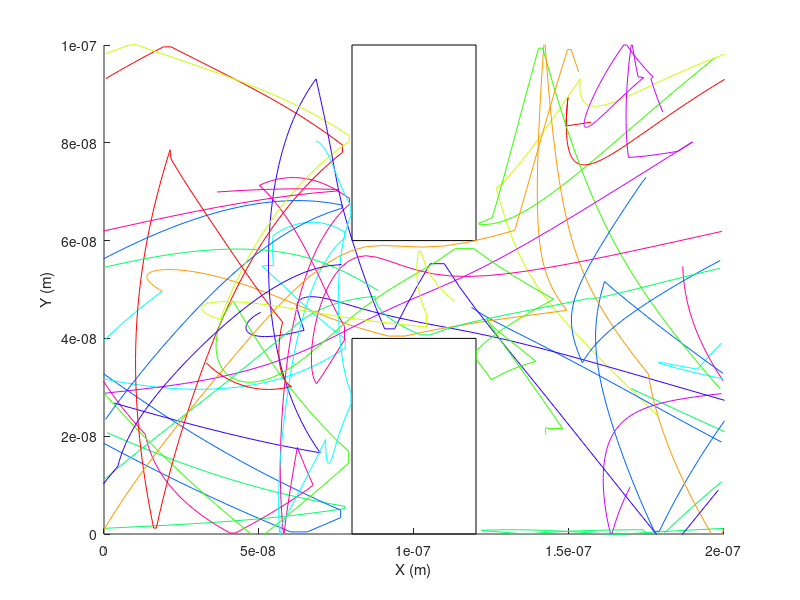
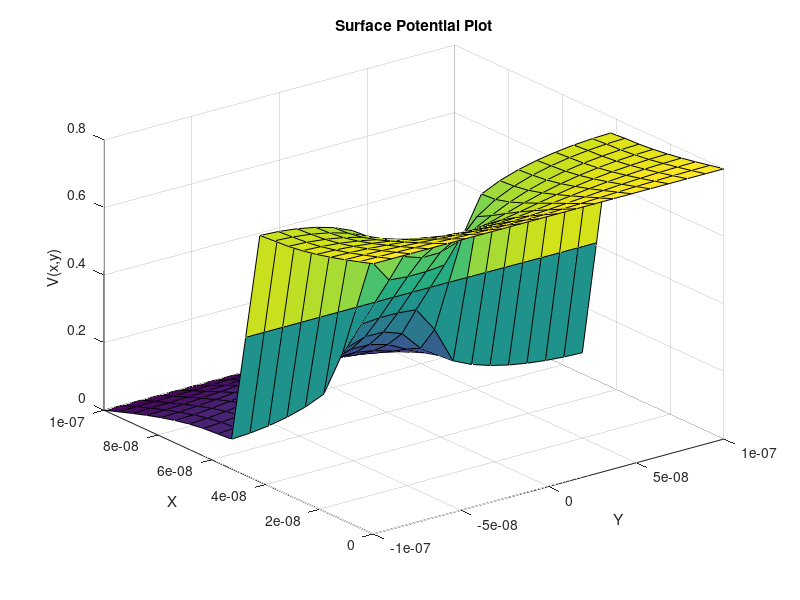
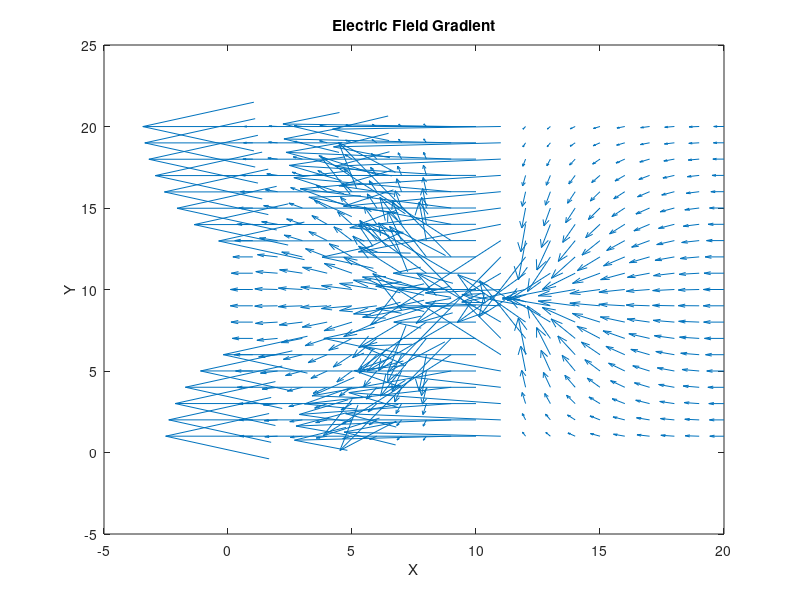

Reproduce these figures in MATLAB, in order. (Note: this script raises an error after producing the figures.)
clear
m0 = 9.1093837015E-31;
mn = 0.26*m0;
T = 300;
kB = 1.38064852E-23;
tmn = 0.2E-12;
q = 1.60217662E-19;

vth = ((2*kB*T)/mn)^0.5; %thermal velocity

mfp = vth*tmn; %mean free path

v = vth;

Vx = 0.8;

xmax = 200E-9; %max positions
L =xmax;
ymax = 100E-9;
W = ymax;

Np = 10000; % # particles, want 1000-10000
Nplot = 10;

Px = xmax*rand(Np,1);
vx = v*(randn(Np,1)-0.5);
% vacc = sqrt((2*q*V)/mn);

Py = ymax*rand(Np,1);
vy = v*(randn(Np,1)-0.5); %initial velocities

n = 1E19; % electron concentration in m^−2
A = xmax*ymax; % cross-sectional area in m^2
% I = n*A*vx*q; % drift current calculation

dt = 0.01*(ymax/v); %time step

tstop = 200; %simulation time

I = zeros(tstop,1);

Ppx = Px; %previous postions
Ppy = Py;


figure(1)
xlabel('X (m)')
ylabel('Y (m)')
hold on
axis([0 xmax 0 ymax]);


b1 = 1; %turning on regular box
b2 = 0; %turning on more narrow box
b3 = 0; %turning on most narrow box

if b1 == 1
    bb1 = rectangle('Position',[0.8E-7,0,0.4E-7,0.4E-7]); %box1 position (bottom)
    tb1 = rectangle('Position',[0.8E-7,0.6E-7,0.4E-7,0.4E-7]); %box1 position (top)
    
    inbox = Px > 0.8E-7 & Px < 1.2E-7 & (Py < 0.4E-7 | Py > 0.6E-7);
    while sum(inbox) > 0
        Px(inbox) = rand(sum(inbox),1)*xmax;
        Py(inbox) = rand(sum(inbox),1)*ymax;
        inbox = Px > 0.8E-7 & Px < 1.2E-7 & (Py < 0.4E-7 | Py > 0.6E-7);
    end
end

if b2 == 1
    bb2 = rectangle('Position',[0.8E-7,0,0.4E-7,0.45E-7]); %box2 position (bottom)
    tb2 = rectangle('Position',[0.8E-7,0.55E-7,0.4E-7,0.45E-7]); %box2 position (top)
    
    inbox = Px > 0.8E-7 & Px < 1.2E-7 & (Py < 0.45E-7 | Py > 0.55E-7);
    while sum(inbox) > 0
        Px(inbox) = rand(sum(inbox),1)*xmax;
        Py(inbox) = rand(sum(inbox),1)*ymax;
        inbox = Px > 0.8E-7 & Px < 1.2E-7 & (Py < 0.45E-7 | Py > 0.55E-7);
    end
end

if b3 == 1
    bb3 = rectangle('Position',[0.8E-7,0,0.4E-7,0.49E-7]); %box3 position (bottom)
    tb3 = rectangle('Position',[0.8E-7,0.51E-7,0.4E-7,0.49E-7]); %box3 position (top)
    
    inbox = Px > 0.8E-7 & Px < 1.2E-7 & (Py < 0.49E-7 | Py > 0.51E-7);
    while sum(inbox) > 0
        Px(inbox) = rand(sum(inbox),1)*xmax;
        Py(inbox) = rand(sum(inbox),1)*ymax;
        inbox = Px > 0.8E-7 & Px < 1.2E-7 & (Py < 0.49E-7 | Py > 0.51E-7);
    end
end


nx = 20;
ny = 20;

V = zeros(nx,ny);
G = sparse(ny*nx,ny*nx);
F = zeros(ny*nx,1);
Cond = 1; %conductivity outside the boxes


CondBox = 10^-2; %conductivity inside the boxes
for i = 1:nx
    for j = 1:ny
        
        l = (L/nx)*i;
        w = (W/ny)*j;
        
        if l > 0.8E-7 && l < 1.2E-7 && (w > 0.6E-7 || w < 0.4E-7) && b1 == 1
            C(i,j) = CondBox;
        elseif l > 0.8E-7 && l < 1.2E-7 && (w > 0.55E-7 || w < 0.45E-7) && b2 == 1
            C(i,j) = CondBox;
        elseif l > 0.8E-7 && l < 1.2E-7 && (w > 0.51E-7 || w < 0.49E-7) && b3 == 1
            C(i,j) = CondBox;
        else
            C(i,j) = Cond;
        end
    end
end


case1 = 1; %keep equal to 1 for pt. 2

for i = 1:nx
    for j = 1:ny
        n = j + (i-1)*ny; %mapping equation

        if i == 1
                F(n) = Vx;
                G(n,n) = C(i,j);
        elseif i == nx
            if case1 == 1
                F(n) = 0;
                G(n,n) = C(i,j);
            else
                F(n) = Vx;
                G(n,n) = C(i,j);
            end
        elseif j == 1
            if case1 == 1
                F(n) = 0;
                nxm = j + ((i-1)-1)*ny; %(i-1,j)
                nxp = j + ((i+1)-1)*ny; %(i+1,j)
                nyp = (j+1) + (i-1)*ny; %(i,j+1)
                G(n,n) = -(C(i-1,j) + C(i+1,j) + C(i,j+1));
                G(n,nxm) = C(i-1,j);
                G(n,nxp) = C(i+1,j);
                G(n,nyp) = C(i,j+1);
            else
                F(n) = 0;
                G(n,n) = C(i,j);
            end
        elseif j == ny
            if case1 == 1
                F(n) = 0;
                nxm = j + ((i-1)-1)*ny; %(i-1,j)
                nxp = j + ((i+1)-1)*ny; %(i+1,j)
                nym = (j-1) + (i-1)*ny; %(i,j-1)
                G(n,n) = -(C(i-1,j) + C(i+1,j) + C(i,j-1));
                G(n,nxm) = C(i-1,j);
                G(n,nxp) = C(i+1,j);
                G(n,nym) = C(i,j-1);
            else
                F(n) = 0;
                G(n,n) = C(i,j);
            end
            
        else
            nxm = j + ((i-1)-1)*ny; %(i-1,j)
            nxp = j + ((i+1)-1)*ny; %(i+1,j)
            nym = (j-1) + (i-1)*ny; %(i,j-1)
            nyp = (j+1) + (i-1)*ny; %(i,j+1)
            
            G(n,n) = -(C(i-1,j) + C(i+1,j) + C(i,j-1) + C(i,j+1));
            G(n,nxm) = C(i-1,j);
            G(n,nxp) = C(i+1,j);
            G(n,nym) = C(i,j-1);
            G(n,nyp) = C(i,j+1);
            
        end
    end
end

axis([0 L 0 W]);

M = G\F;
for i = 1:nx
    for j = 1:ny
        n = j + (i-1)*ny;
        V(i,j) = M(n);
    end
end


a = ymax;
b = xmax/2;
x = linspace(-b,b,nx);
y = linspace(0,a,ny);

figure(2)
[Gy,Gx] = meshgrid(x,y);
surf(Gy,Gx,V)
title('Surface Potential Plot')
xlabel('Y')
ylabel('X')
zlabel('V(x,y)')


[Ey, Ex] = gradient(V); %plotting gradient
   
dx = xmax/nx;
dy = ymax/ny;

Ex = -Ex/dx;
Ey = -Ey/dy;

figure(3)
quiver(-Ex',-Ey',10) %vector arrows
title('Electric Field Gradient')
xlabel('X')
ylabel('Y')



lx = linspace(0,xmax,nx);
ly = linspace(0,ymax,ny);

[LX,LY] = meshgrid(lx,ly);


c = hsv(Nplot);



for i = 1:tstop
    Ppx = Px;
    Ppy = Py;
    
    Px = Px + vx*dt;
    Py = Py + vy*dt;
    

    xBC = 1; %x boundary conditions ON
    %xBC = 0; %x boundary conditions OFF
   
    if xBC == 1
        ix1 = Px < 0;
        Px(ix1) = Px(ix1) + xmax;
        Ppx(ix1) = Ppx(ix1) + xmax;
        NumPartLeft = sum(ix1);
       
        ix2 = Px > xmax;
        Px(ix2) = Px(ix2) - xmax;
        Ppx(ix2) = Ppx(ix2) - xmax;
        NumPartRight = sum(ix2);
    elseif xBC == 0
        ix1 = Px < 0;
        Px(ix1) = Px(ix1);
        Ppx(ix1) = Ppx(ix1);
        
        ix2 = Px > xmax;
        Px(ix2) = Px(ix2);
        Ppx(ix2) = Ppx(ix2);
    end
    
    iy1 = Py < 0 | Py > ymax;
    vy(iy1) = -vy(iy1);

    
    scatter = 1; %scattering is ON
    %scatter = 0; %scattering is OFF
    
    if scatter == 1
        Psc = 1 - exp(-(dt/tmn));
    elseif scatter == 0
        Psc = 0;
    end
    
    std = sqrt((kB*T)/mn);
    
    Ex_p= interp2(LX,LY,Ex.',Ppx, Ppy);
    Ey_p= interp2(LX,LY,Ey.',Ppx, Ppy);
    Ex_p(isnan(Ex_p)) = 0;
    Ey_p(isnan(Ey_p)) = 0;
    
    Fx = Ex_p*q;
    Fy = Ey_p*q;
    ax = Fx/mn;
    ay = Fy/mn;
    
    
    isc = Psc > rand(Np,1);
    vx = vx + ax*dt;
    vy = vy + ay*dt;
    Px = Px + vx*dt + 0.5*ax*(dt)^2;
    Py = Py + vy*dt + 0.5*ay*(dt)^2;
    vx(isc) = randn(sum(isc),1)*std;
    vy(isc) = randn(sum(isc),1)*std;
    
    
    if b1 == 1
        in_bot_box = Px > 0.8E-7 & Px < 1.2E-7 & Py < 0.4E-7; %in bottom box
    elseif b2 == 1
        in_bot_box = Px > 0.8E-7 & Px < 1.2E-7 & Py < 0.45E-7;
    elseif b3 == 1
        in_bot_box = Px > 0.8E-7 & Px < 1.2E-7 & Py < 0.49E-7;
    end
        
    LorR = Ppx < 0.8E-7 | Ppx > 1.2E-7; %coming from L or R
    Px(in_bot_box & LorR) = Ppx(in_bot_box & LorR);
    vx(in_bot_box & LorR) = -vx(in_bot_box & LorR);
    Py(in_bot_box & ~LorR) = Ppy(in_bot_box & ~LorR);
    vy(in_bot_box & ~LorR) = -vy(in_bot_box & ~LorR);
    
    
    if b1 == 1
        in_top_box = Px > 0.8E-7 & Px < 1.2E-7 & Py > 0.6E-7; %in top box
    elseif b2 == 1
        in_top_box = Px > 0.8E-7 & Px < 1.2E-7 & Py > 0.55E-7;
    elseif b3 == 1
        in_top_box = Px > 0.8E-7 & Px < 1.2E-7 & Py > 0.51E-7;
    end
    
    LorR = Ppx < 0.8E-7 | Ppx > 1.2E-7; %coming from L or R
    Px(in_top_box & LorR) = Ppx(in_top_box & LorR);
    vx(in_top_box & LorR) = -vx(in_top_box & LorR);
    Py(in_top_box & ~LorR) = Ppy(in_top_box & ~LorR);
    vy(in_top_box & ~LorR) = -vy(in_top_box & ~LorR);
   
    
    
    figure(1)
    xlabel('X (m)')
    ylabel('Y (m)')
    hold on
    axis([0 xmax 0 ymax]);
    
    for j = 1:Nplot
    plot([Ppx(j),Px(j)]',[Ppy(j),Py(j)]','color',c(j,:));
    end
    
    
    vavg = mean(sqrt(vx.^2 + vy.^2)); %average velocity
    
    TSi = ((vavg.^2)*mn)/(2*kB); %temperature of the Si semiconductor
    
    DirectionOverTime = (NumPartRight - NumPartLeft)/dt;
    
    %I(i) = n*A*vx(i)*q; % drift current calculation
    I(i) = n*q*DirectionOverTime; % updated drift current calculation
    
    pause(0.001)
end

hold off


Total_I = sum(I);
avg_I = Total_I/tstop;


BottleNeck = [0.2E-7;0.1E-7;0.02E-7];
Current = [0.5991;0.4063;0.1555];
T2 = table(BottleNeck,Current);
figure(4)
plot(T2.BottleNeck,T2.Current)
title('Average Current vs. Bottleneck Size')
xlabel('Bottleneck Size (m)')
ylabel('Average Current (A)')

% figPlot = figure (5);
% PxPy = [Px,Py];
% hist3(PxPy,'CDataMode','auto','FaceColor','interp'); %electron density histogram, colour coated to show density in 2D as well
% title('Electron Density Map')
% xlabel('X (m)')
% ylabel('Y (m)')
% zlabel('Number of Electrons')


Xbins = discretize(Px, 30); %bins for the temp map
Ybins = discretize(Py, 30);

num_bin = zeros(30,30);
Tmap = zeros(30,30); %for loops checking the temp of the particles in each of the x & y bins
for x = 1:30
    for y= 1:30
        num_bin(x,y) = sum(Xbins==x & Ybins==y);
        Vmean = mean(sqrt(vx(Xbins == x & Ybins == y).^2 + vy(Xbins == x & Ybins == y).^2));
        Tmap(x,y) = ((Vmean).^2*mn)/(2*kB);
    end
end


figure(5)
surf(num_bin/Np)
title('Electron Density Map')
xlabel('Y (m)')
ylabel('X (m)')
zlabel('Number of Electrons')

figure(6)
surf(Tmap)
title('Temperature Map')
xlabel('Y (m)')
ylabel('X (m)')
zlabel('Temperature (K)')
